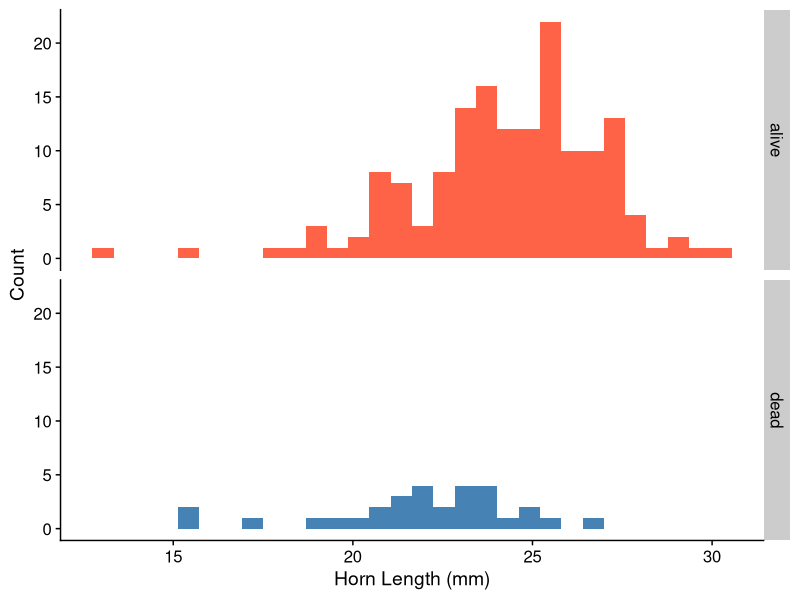

This chart was generated by the following R code:
## ---- chunk 1
#| echo: false

library(tidyverse)

# Required files for this problem set:
#    - HornedLizards.csv
#    - Earwigs.csv
#    - JetLag.csv
## ---- chunk 2
# FIXME

HL <- read_csv("../Data/HornedLizards.csv", show_col_types = FALSE) |> 
  drop_na()

HL
## ---- chunk 3
# FIXME

ggplot(HL, aes(horn_length, fill = group)) +
  geom_histogram(bins = 30) +
  scale_fill_manual(values = c("tomato", "steelblue")) +
  facet_grid(group ~ .) +
  cowplot::theme_cowplot() +
  labs(x = "Horn Length (mm)", y = "Count") +
  theme(legend.position = "none")
## ---- chunk 4
# FIXME

HL |> count(group)

HL |> 
  group_by(group) |> 
  summarize(Mean = mean(horn_length),
            Var = var(horn_length))
## ---- chunk 5
# FIXME

HL <- HL |> 
  mutate(group = as.integer(factor(group)))
unique(HL$group)
